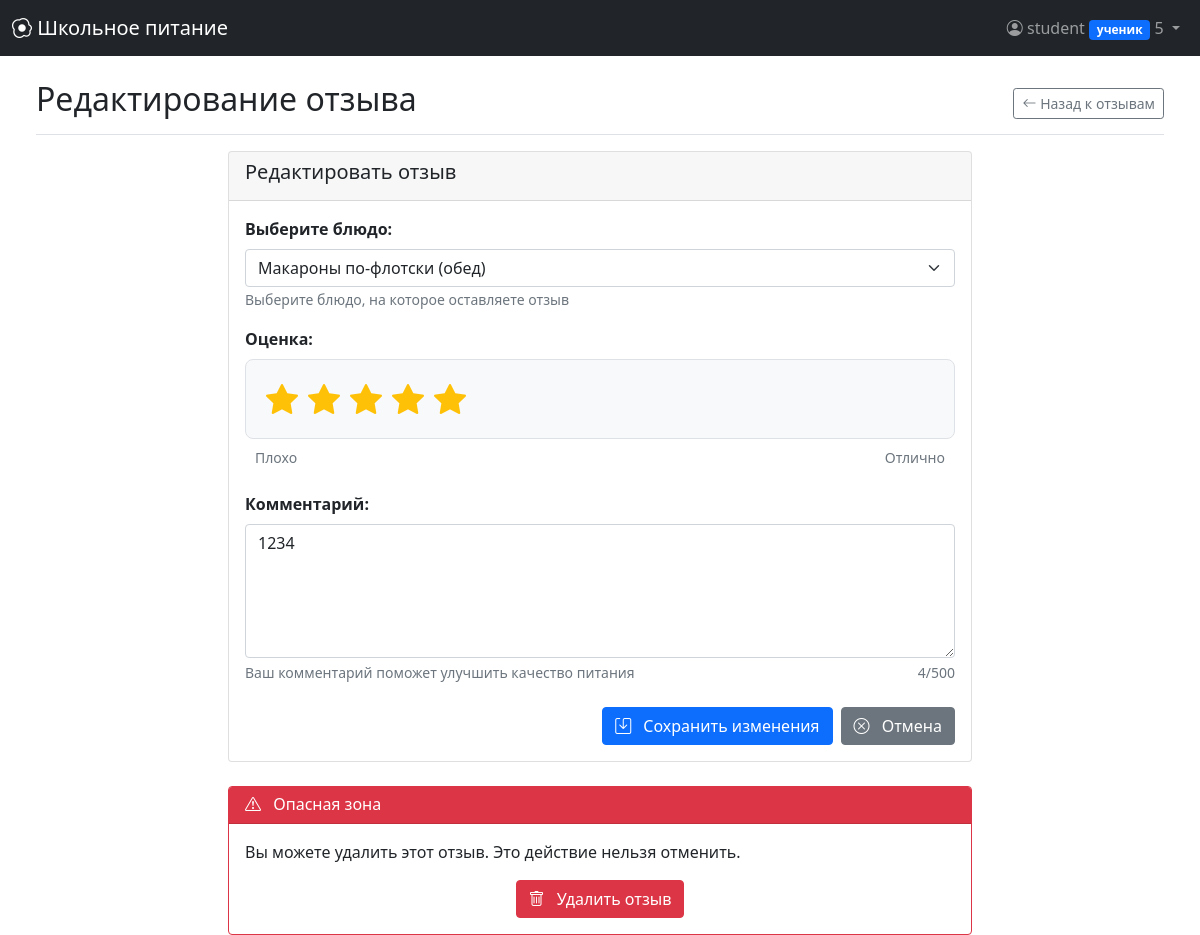
Page /feedback/1/edit (signed in) on the committed database.
### models.py (models this page shows, shortened)
class User(UserMixin, db.Model):
    __tablename__ = 'users'
    id = db.Column(db.Integer, primary_key=True)
    username = db.Column(db.String(64), unique=True, nullable=False)
    email = db.Column(db.String(120), unique=True, nullable=False)
    password_hash = db.Column(db.String(256), nullable=False)
    role = db.Column(db.String(20), nullable=False, default='ученик')
    grade = db.Column(db.String(10))
    balance = db.Column(db.Float, default=0.0)
    created_at = db.Column(db.DateTime, default=datetime.utcnow)
    allergies = db.relationship('Allergy', backref='user', lazy='dynamic')
    orders = db.relationship('Order', backref='user', lazy='dynamic', foreign_keys='Order.user_id')
    feedbacks = db.relationship('Feedback', backref='user', lazy='dynamic')
    notifications = db.relationship('Notification', backref='user', lazy='dynamic')
    subscriptions = db.relationship('Subscription', backref='user', lazy='dynamic')
    prepared_meals = db.relationship('PreparedMeal', foreign_keys='PreparedMeal.prepared_by', backref='preparer',
                                     lazy='dynamic')
    served_orders = db.relationship('Order', foreign_keys='Order.served_by', backref='served_by_user', lazy='dynamic')

class Feedback(db.Model):
    __tablename__ = 'feedbacks'
    id = db.Column(db.Integer, primary_key=True)
    user_id = db.Column(db.Integer, db.ForeignKey('users.id'), nullable=False)
    meal_id = db.Column(db.Integer, db.ForeignKey('meals.id'), nullable=False)
    rating = db.Column(db.Integer, nullable=False)
    comment = db.Column(db.Text)
    created_at = db.Column(db.DateTime, default=datetime.utcnow)

### app.py (the view, shortened to what this page needs)
@app.route('/feedback/<int:feedback_id>/edit', methods=['GET', 'POST'])
@login_required
@role_required(['ученик'])
def edit_feedback(feedback_id):
    feedback = Feedback.query.get_or_404(feedback_id)
    if feedback.user_id != current_user.id:
        flash('Это не ваш отзыв.', 'danger')
        return redirect(url_for('feedback'))
    form = FeedbackForm(obj=feedback)
    available_meals = Meal.query.filter(
        Meal.is_available == True
    ).order_by(Meal.name).all()
    form.meal_id.choices = [(m.id, f"{m.name} ({m.meal_type})") for m in available_meals]
    if form.rating.data is None:
        form.rating.data = feedback.rating
    return render_template('edit_feedback.html', form=form, feedback=feedback)

### forms.py
class FeedbackForm(FlaskForm):
    meal_id = SelectField('Выберите блюдо', coerce=int, choices=[], validators=[DataRequired()])
    rating = IntegerField('Оценка', validators=[
        DataRequired(),
        NumberRange(min=1, max=5, message='Оценка должна быть от 1 до 5')
    ])
    comment = TextAreaField('Комментарий', validators=[
        Length(max=500, message='Комментарий не должен превышать 500 символов')
    ])
    submit = SubmitField('Отправить отзыв')

### app.py (called while the page is built)
def role_required(roles):
    def decorator(f):
        @wraps(f)
        @login_required
        def decorated_function(*args, **kwargs):
            if not current_user.is_authenticated:
                flash('Войдите в систему.', 'danger')
                return redirect(url_for('login'))
            if current_user.role not in roles:
                app.logger.warning(f'Unauthorized access attempt by user {current_user.id} to {request.endpoint}')
                flash('У вас нет прав для доступа к этой странице.', 'danger')
                return redirect(url_for('dashboard'))
            return f(*args, **kwargs)
        return decorated_function
    return decorator

### models.py (called while the page is built)
@login_manager.user_loader
def load_user(user_id):
    return db.session.get(User, int(user_id))

### templates/edit_feedback.html (shortened to what this page needs)
{% extends "base.html" %}
{% block content %}
<div class="d-flex justify-content-between flex-wrap flex-md-nowrap align-items-center pt-3 pb-2 mb-3 border-bottom">
    <h1 class="h2">Редактирование отзыва</h1>
    <div class="btn-toolbar mb-2 mb-md-0">
        <a href="{{ url_for('feedback') }}" class="btn btn-sm btn-outline-secondary">
            <i class="bi bi-arrow-left"></i> Назад к отзывам
        </a>
    </div>
</div>
<div class="row justify-content-center">
    <div class="col-md-8">
        <div class="card mb-4">
            <div class="card-header">
                <h5>Редактировать отзыв</h5>
            </div>
            <div class="card-body">
                <form method="POST" id="editFeedbackForm">
                    <div class="mb-3">
                        <label class="form-label fw-bold">Выберите блюдо:</label>
                        <select class="form-select {% if form.meal_id.errors %}is-invalid{% endif %}"
                                name="meal_id" id="meal_id" required>
                            {% for meal_id, meal_name in form.meal_id.choices %}
                            <option value="{{ meal_id }}"
                                    {% if form.meal_id.data|string == meal_id|string %}selected{% endif %}>
                                {{ meal_name }}
                            </option>
                            {% endfor %}
                        </select>
                        <small class="text-muted">Выберите блюдо, на которое оставляете отзыв</small>
                    </div>
                    <div class="mb-4">
                        <label class="form-label fw-bold">Оценка:</label>
                        <div class="rating-container mb-2">
                            <div class="star-rating">
                                {% for i in range(5, 0, -1) %}
                                <label for="star{{ i }}" title="{{ i }} звезд">
                                    <i class="bi bi-star{% if form.rating.data and form.rating.data|int >= i %}-fill text-warning{% endif %}"></i>
                                </label>
                                {% endfor %}
                            </div>
                        </div>
                        <div class="rating-labels d-flex justify-content-between mt-1">
                            <small class="text-muted">Плохо</small>
                            <small class="text-muted">Отлично</small>
                        </div>
                    </div>
                    <div class="mb-4">
                        <label class="form-label fw-bold">Комментарий:</label>
                        <textarea class="form-control {% if form.comment.errors %}is-invalid{% endif %}"
                                  name="comment" id="comment" rows="5"
                                  placeholder="Расскажите о вашем впечатлении: вкус, порция, сервис..."
                                  maxlength="500">{{ form.comment.data or '' }}</textarea>
                        <div class="d-flex justify-content-between mt-1">
                            <small class="text-muted">Ваш комментарий поможет улучшить качество питания</small>
                            <small class="text-muted" id="charCount">{{ (form.comment.data or '')|length }}/500</small>
                        </div>
                    </div>
                    <div class="d-grid gap-2 d-md-flex justify-content-md-end">
                        <button type="submit" class="btn btn-primary">
                            <i class="bi bi-save me-2"></i> Сохранить изменения
                        </button>
                        <a href="{{ url_for('feedback') }}" class="btn btn-secondary">
                            <i class="bi bi-x-circle me-2"></i> Отмена
                        </a>
                    </div>
                </form>
            </div>
        </div>
        <div class="card border-danger">
            <div class="card-header bg-danger text-white">
                <h6 class="mb-0"><i class="bi bi-exclamation-triangle me-2"></i> Опасная зона</h6>
            </div>
            <div class="card-body">
                <p class="mb-3">Вы можете удалить этот отзыв. Это действие нельзя отменить.</p>
                <form method="POST" action="{{ url_for('delete_feedback', feedback_id=feedback.id) }}"
                      id="deleteForm" class="text-center">
                    <button type="submit" class="btn btn-danger" id="deleteButton">
                        <i class="bi bi-trash me-2"></i> Удалить отзыв
                    </button>
                </form>
            </div>
        </div>
    </div>
</div>
{% endblock %}

### templates/base.html (shortened to what this page needs)
<!DOCTYPE html>
<html lang="ru">
<head>
    <link href="https://cdn.jsdelivr.net/npm/bootstrap@5.1.3/dist/css/bootstrap.min.css" rel="stylesheet">
    <link rel="stylesheet" href="https://cdn.jsdelivr.net/npm/bootstrap-icons@1.8.1/font/bootstrap-icons.css">
</head>
<body>
    <nav class="navbar navbar-expand-lg navbar-dark bg-dark fixed-top">
        <div class="container-fluid">
            <a class="navbar-brand" href="{{ url_for('dashboard') if current_user.is_authenticated else url_for('home') }}">
                <i class="bi bi-egg-fried"></i> Школьное питание
            </a>
            <div class="navbar-nav ms-auto">
                {% if current_user.is_authenticated %}
                <div class="nav-item dropdown">
                    <a class="nav-link dropdown-toggle" href="#" id="navbarDropdown" role="button" data-bs-toggle="dropdown">
                        <i class="bi bi-person-circle"></i> {{ current_user.username }}
                        <span class="badge bg-primary">{{ current_user.role }}</span>
                        <span id="notification-count" class="notification-badge" style="display:none;"></span>
                    </a>
                </div>
                {% else %}
                <div class="nav-item">
                    <a class="nav-link" href="{{ url_for('login') }}"><i class="bi bi-box-arrow-in-right"></i> Войти</a>
                </div>
                {% endif %}
            </div>
        </div>
    </nav>
    <div class="container-fluid mt-5 pt-3">
        {% if current_user.is_authenticated %}
            <main role="main" class="px-4">
                {% block content %}{% endblock %}
            </main>
        {% else %}
            <div class="container mt-5 pt-4">
                {% block auth_content %}{% endblock %}
            </div>
        {% endif %}
    </div>
</body>
</html>

### templates/edit_feedback.html (style rules this page uses)
.star-rating { display: inline-block; direction: rtl; unicode-bidi: bidi-override; font-size: 0; }
.star-rating label { display: inline-block; font-size: 2rem; padding: 0 5px; cursor: pointer; color: #ddd; transition: color 0.2s; }
.star-rating label:hover, .star-rating label:hover ~ label, .star-rating input:checked ~ label { color: #ffc107; }
.star-rating i { transition: all 0.2s; }
.rating-container { background-color: #f8f9fa; padding: 15px; border-radius: 8px; border: 1px solid #dee2e6; }
.rating-labels { width: 100%; padding: 0 10px; }

### rows in the picture
User: username "student", role "ученик"
Feedback: comment "1234"

### other values in the picture
form field meal_id "Макароны по-флотски (обед)"
